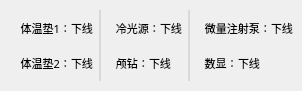
      <widget class="QWidget" name="widget_7" native="true">
       <property name="minimumSize">
        <size>
         <width>0</width>
         <height>91</height>
        </size>
       </property>
       <property name="maximumSize">
        <size>
         <width>16777215</width>
         <height>91</height>
        </size>
       </property>
       <property name="font">
        <font>
         <family>Microsoft YaHei</family>
         <pointsize>8</pointsize>
        </font>
       </property>
       <layout class="QVBoxLayout" name="verticalLayout_15">
        <property name="spacing">
         <number>5</number>
        </property>
        <property name="leftMargin">
         <number>0</number>
        </property>
        <property name="topMargin">
         <number>0</number>
        </property>
        <property name="rightMargin">
         <number>0</number>
        </property>
        <property name="bottomMargin">
         <number>0</number>
        </property>
        <item>
         <widget class="QWidget" name="widget_info" native="true">
          <property name="sizePolicy">
           <sizepolicy hsizetype="Preferred" vsizetype="Expanding">
            <horstretch>0</horstretch>
            <verstretch>0</verstretch>
           </sizepolicy>
          </property>
          <property name="maximumSize">
           <size>
            <width>16777215</width>
            <height>16777215</height>
           </size>
          </property>
          <property name="font">
           <font>
            <family>Microsoft YaHei</family>
            <pointsize>8</pointsize>
           </font>
          </property>
          <layout class="QHBoxLayout" name="horizontalLayout_43">
           <property name="topMargin">
            <number>10</number>
           </property>
           <property name="bottomMargin">
            <number>10</number>
           </property>
           <item>
            <layout class="QVBoxLayout" name="verticalLayout_12">
             <property name="spacing">
              <number>0</number>
             </property>
             <item>
              <layout class="QHBoxLayout" name="horizontalLayout_38">
               <item>
                <widget class="QLabel" name="label_15">
                 <property name="font">
                  <font>
                   <family>Microsoft YaHei</family>
                   <pointsize>8</pointsize>
                  </font>
                 </property>
                 <property name="text">
                  <string>    体温垫1：</string>
                 </property>
                 <property name="alignment">
                  <set>Qt::AlignCenter</set>
                 </property>
                </widget>
               </item>
               <item>
                <widget class="QLabel" name="label_temp1">
                 <property name="sizePolicy">
                  <sizepolicy hsizetype="Expanding" vsizetype="Preferred">
                   <horstretch>0</horstretch>
                   <verstretch>0</verstretch>
                  </sizepolicy>
                 </property>
                 <property name="font">
                  <font>
                   <family>Microsoft YaHei</family>
                   <pointsize>8</pointsize>
                   <underline>false</underline>
                  </font>
                 </property>
                 <property name="text">
                  <string>下线</string>
                 </property>
                 <property name="alignment">
                  <set>Qt::AlignLeading|Qt::AlignLeft|Qt::AlignVCenter</set>
                 </property>
                </widget>
               </item>
              </layout>
             </item>
             <item>
              <layout class="QHBoxLayout" name="horizontalLayout_39">
               <item>
                <widget class="QLabel" name="label_13">
                 <property name="font">
                  <font>
                   <family>Microsoft YaHei</family>
                   <pointsize>8</pointsize>
                  </font>
                 </property>
                 <property name="text">
                  <string>    体温垫2：</string>
                 </property>
                 <property name="alignment">
                  <set>Qt::AlignCenter</set>
                 </property>
                </widget>
               </item>
               <item>
                <widget class="QLabel" name="label_temp2">
                 <property name="sizePolicy">
                  <sizepolicy hsizetype="Expanding" vsizetype="Preferred">
                   <horstretch>0</horstretch>
                   <verstretch>0</verstretch>
                  </sizepolicy>
                 </property>
                 <property name="font">
                  <font>
                   <family>Microsoft YaHei</family>
                   <pointsize>8</pointsize>
                   <underline>false</underline>
                  </font>
                 </property>
                 <property name="text">
                  <string>下线</string>
                 </property>
                 <property name="alignment">
                  <set>Qt::AlignLeading|Qt::AlignLeft|Qt::AlignVCenter</set>
                 </property>
                </widget>
               </item>
              </layout>
             </item>
            </layout>
           </item>
           <item>
            <widget class="QLabel" name="label_line1">
             <property name="sizePolicy">
              <sizepolicy hsizetype="Preferred" vsizetype="Preferred">
               <horstretch>0</horstretch>
               <verstretch>0</verstretch>
              </sizepolicy>
             </property>
             <property name="maximumSize">
              <size>
               <width>2</width>
               <height>16777215</height>
              </size>
             </property>
             <property name="font">
              <font>
               <pointsize>8</pointsize>
              </font>
             </property>
             <property name="styleSheet">
              <string notr="true">border:1px solid #D9D9D9;</string>
             </property>
             <property name="text">
              <string/>
             </property>
            </widget>
           </item>
           <item>
            <layout class="QVBoxLayout" name="verticalLayout_13">
             <property name="spacing">
              <number>0</number>
             </property>
             <item>
              <layout class="QHBoxLayout" name="horizontalLayout_37">
               <item>
                <widget class="QLabel" name="label_10">
                 <property name="font">
                  <font>
                   <family>Microsoft YaHei</family>
                   <pointsize>8</pointsize>
                  </font>
                 </property>
                 <property name="text">
                  <string>   冷光源：</string>
                 </property>
                 <property name="alignment">
                  <set>Qt::AlignCenter</set>
                 </property>
                </widget>
               </item>
               <item>
                <widget class="QLabel" name="label_light">
                 <property name="sizePolicy">
                  <sizepolicy hsizetype="Expanding" vsizetype="Preferred">
                   <horstretch>0</horstretch>
                   <verstretch>0</verstretch>
                  </sizepolicy>
                 </property>
                 <property name="font">
                  <font>
                   <family>Microsoft YaHei</family>
                   <pointsize>8</pointsize>
                   <underline>false</underline>
                  </font>
                 </property>
                 <property name="text">
                  <string>下线</string>
                 </property>
                 <property name="alignment">
                  <set>Qt::AlignLeading|Qt::AlignLeft|Qt::AlignVCenter</set>
                 </property>
                 <property name="openExternalLinks">
                  <bool>false</bool>
                 </property>
                 <property name="textInteractionFlags">
                  <set>Qt::LinksAccessibleByMouse</set>
                 </property>
                </widget>
               </item>
              </layout>
             </item>
             <item>
              <layout class="QHBoxLayout" name="horizontalLayout_40">
               <item>
                <widget class="QLabel" name="label_12">
                 <property name="font">
                  <font>
                   <family>Microsoft YaHei</family>
                   <pointsize>8</pointsize>
                  </font>
                 </property>
                 <property name="text">
                  <string>   颅钻：</string>
                 </property>
                 <property name="alignment">
                  <set>Qt::AlignCenter</set>
                 </property>
                </widget>
               </item>
               <item>
                <widget class="QLabel" name="label_lz">
                 <property name="sizePolicy">
                  <sizepolicy hsizetype="Expanding" vsizetype="Preferred">
                   <horstretch>0</horstretch>
                   <verstretch>0</verstretch>
                  </sizepolicy>
                 </property>
                 <property name="font">
                  <font>
                   <family>Microsoft YaHei</family>
                   <pointsize>8</pointsize>
                   <underline>false</underline>
                  </font>
                 </property>
                 <property name="lineWidth">
                  <number>1</number>
                 </property>
                 <property name="text">
                  <string>下线</string>
                 </property>
                 <property name="alignment">
                  <set>Qt::AlignLeading|Qt::AlignLeft|Qt::AlignVCenter</set>
                 </property>
                </widget>
               </item>
              </layout>
             </item>
            </layout>
           </item>
           <item>
            <widget class="QLabel" name="label_line2">
             <property name="maximumSize">
              <size>
               <width>2</width>
               <height>16777215</height>
              </size>
             </property>
             <property name="font">
              <font>
               <pointsize>8</pointsize>
              </font>
             </property>
             <property name="styleSheet">
              <string notr="true">border:1px solid #D9D9D9;</string>
             </property>
             <property name="text">
              <string/>
             </property>
            </widget>
           </item>
           <item>
            <layout class="QVBoxLayout" name="verticalLayout_14">
             <property name="spacing">
              <number>0</number>
             </property>
             <item>
              <layout class="QHBoxLayout" name="horizontalLayout_41">
               <item>
                <widget class="QLabel" name="label_11">
                 <property name="font">
                  <font>
                   <family>Microsoft YaHei</family>
                   <pointsize>8</pointsize>
                  </font>
                 </property>
                 <property name="text">
                  <string>   微量注射泵：</string>
                 </property>
                 <property name="alignment">
                  <set>Qt::AlignCenter</set>
                 </property>
                </widget>
               </item>
               <item>
                <widget class="QLabel" name="label_syringe">
                 <property name="sizePolicy">
                  <sizepolicy hsizetype="Expanding" vsizetype="Preferred">
                   <horstretch>0</horstretch>
                   <verstretch>0</verstretch>
                  </sizepolicy>
                 </property>
                 <property name="font">
                  <font>
                   <family>Microsoft YaHei</family>
                   <pointsize>8</pointsize>
                   <underline>false</underline>
                  </font>
                 </property>
                 <property name="lineWidth">
                  <number>1</number>
                 </property>
                 <property name="text">
                  <string>下线</string>
                 </property>
                 <property name="alignment">
                  <set>Qt::AlignLeading|Qt::AlignLeft|Qt::AlignVCenter</set>
                 </property>
                </widget>
               </item>
              </layout>
             </item>
             <item>
              <layout class="QHBoxLayout" name="horizontalLayout_42">
               <item>
                <widget class="QLabel" name="label_9">
                 <property name="font">
                  <font>
                   <family>Microsoft YaHei</family>
                   <pointsize>8</pointsize>
                  </font>
                 </property>
                 <property name="text">
                  <string>   数显：</string>
                 </property>
                </widget>
               </item>
               <item>
                <widget class="QLabel" name="label_DD">
                 <property name="sizePolicy">
                  <sizepolicy hsizetype="Expanding" vsizetype="Preferred">
                   <horstretch>0</horstretch>
                   <verstretch>0</verstretch>
                  </sizepolicy>
                 </property>
                 <property name="font">
                  <font>
                   <family>Microsoft YaHei</family>
                   <pointsize>8</pointsize>
                  </font>
                 </property>
                 <property name="text">
                  <string>下线</string>
                 </property>
                 <property name="textFormat">
                  <enum>Qt::PlainText</enum>
                 </property>
                 <property name="alignment">
                  <set>Qt::AlignLeading|Qt::AlignLeft|Qt::AlignVCenter</set>
                 </property>
                </widget>
               </item>
              </layout>
             </item>
            </layout>
           </item>
          </layout>
         </widget>
        </item>
       </layout>
      </widget>
